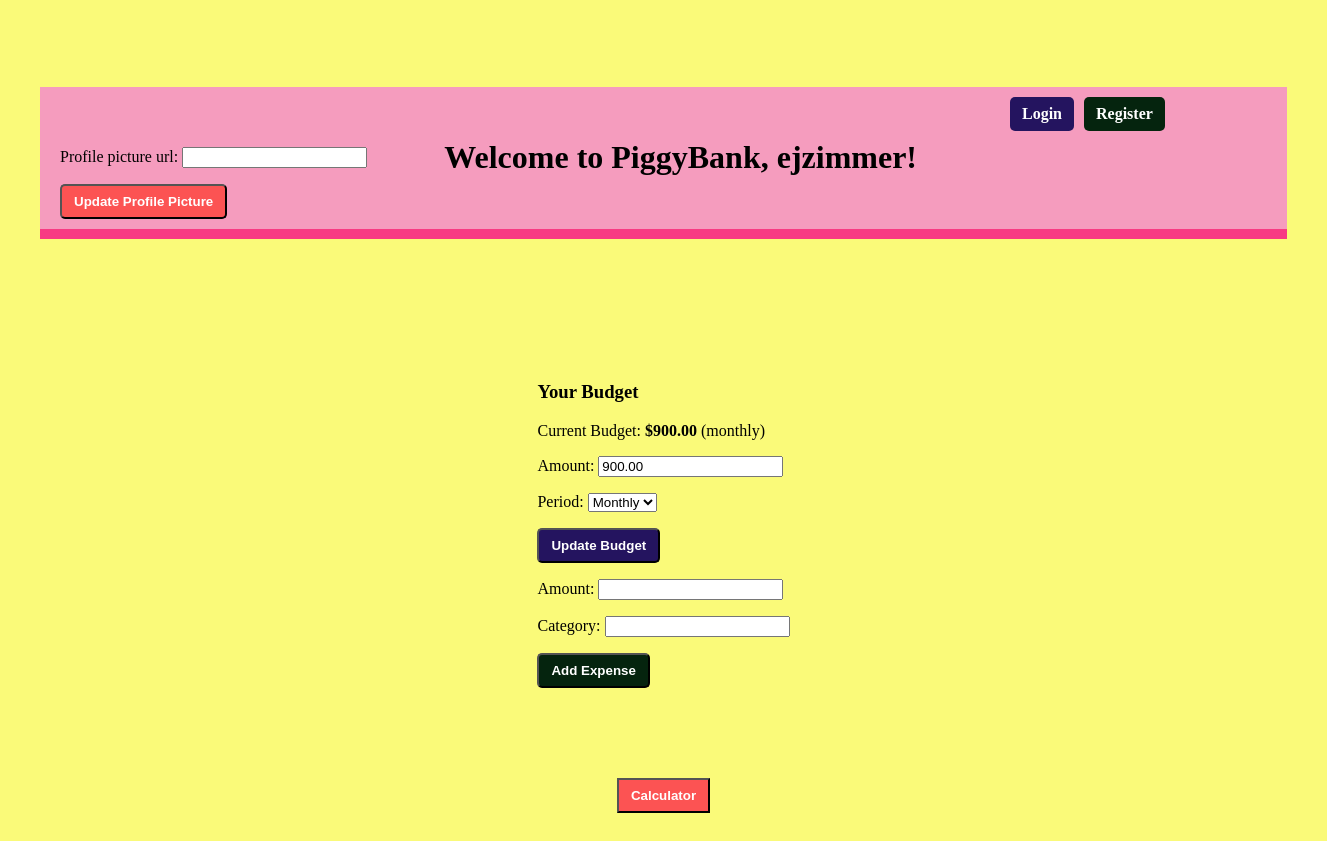
The page /budget_app/budget/ (signed in) on the database as committed earlier.
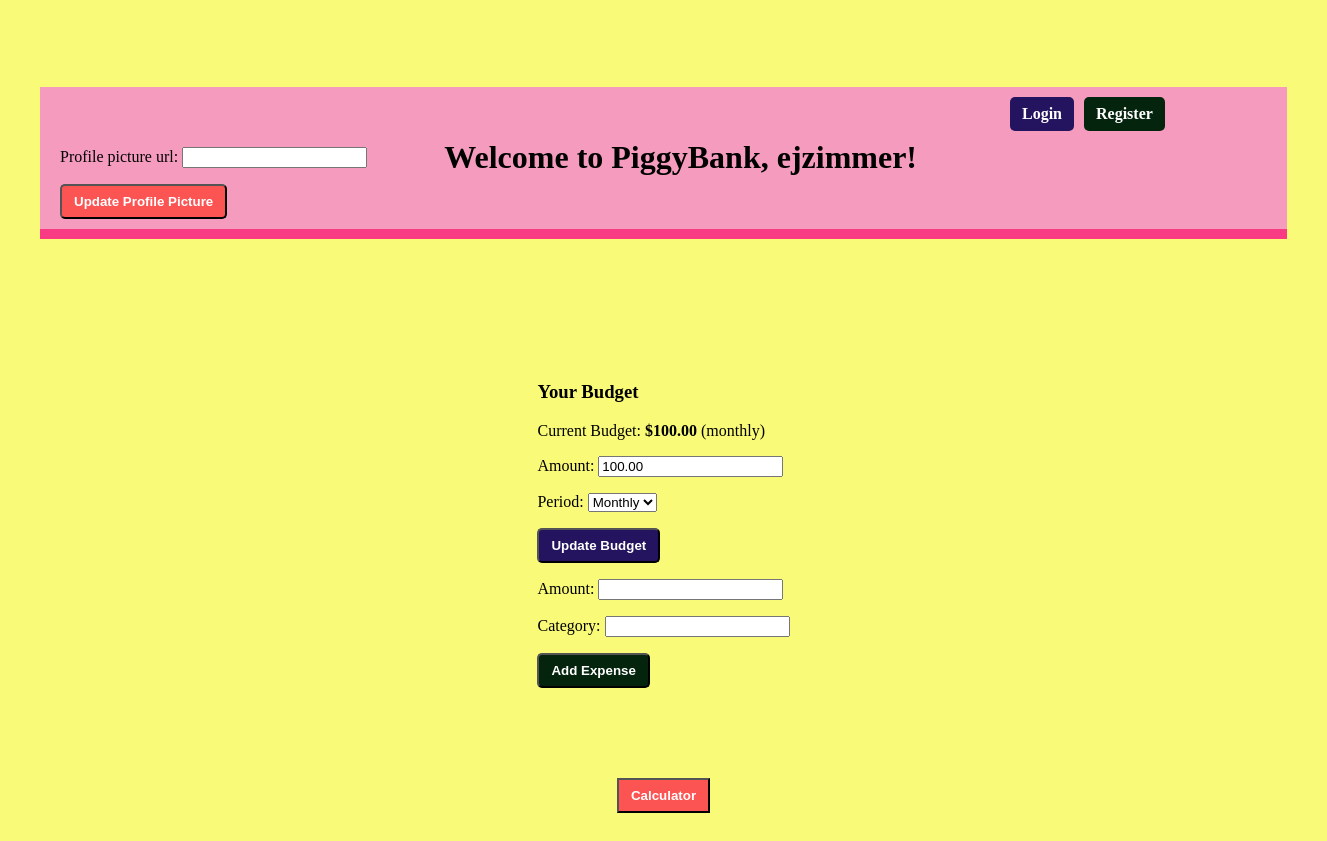
The same page on the database as committed later.
### budget_app/models.py (models this page shows, shortened)
class Budget(models.Model):
    user = models.OneToOneField(User, on_delete=models.CASCADE)
    amount = models.DecimalField(max_digits=10, decimal_places=2, null=True, blank=True)
    period = models.CharField(max_length=50, choices=[('weekly', 'Weekly'), ('monthly', 'Monthly'), ('yearly', 'Yearly')])
    profile_picture_url = models.URLField(blank=True, null=True)

### budget_app/views.py (the view)
# urls.py: path('budget/', budget_view, name='home'),
@login_required(login_url='login') #requires users to be logged in to use the app
def budget_view(request): #Creates the budget, expenses, and the profile pic
    budget, created = Budget.objects.get_or_create(user=request.user, defaults={'amount': 0.00})
    form = BudgetForm(instance=budget)
    expense_form = ExpenseForm()
    profile_form = ProfilePictureForm(instance=budget)
    if request.method == 'POST':
        if 'update_budget' in request.POST:
            form = BudgetForm(request.POST, instance=budget)
            if form.is_valid():
                form.save()
            else:
                 messages.error(request, "Failed to update budget.") #error handling
            return redirect('home')
        elif 'add_expense' in request.POST:
            expense_form = ExpenseForm(request.POST)
            if expense_form.is_valid():
                expense = expense_form.save(commit=False)
                expense.budget = budget
                expense.save()
                budget.amount -= expense.amount #subtracts the expense from the budget
                budget.save()
            else:
                messages.error(request, "Failed to add expense.") #error handling
            return redirect('home')
        elif 'update_profile_pic' in request.POST:
            profile_form = ProfilePictureForm(request.POST, instance=budget)
            if profile_form.is_valid():
                profile_form.save()
            else:
                messages.error(request, "Failed to update profile picture.") #error handling
            return redirect('home')
    else:
        form = BudgetForm(instance=budget)
        expense_form = ExpenseForm()
        profile_form = ProfilePictureForm(instance=budget)
    expenses = Expense.objects.filter(budget=budget)
    return render(request, 'budget_app/home.html', {
        'expense_form': expense_form,
        'expenses': expenses,
        'form': form,
        'budget': budget,
        'profile_form': profile_form
    })

### budget_app/forms.py
class ExpenseForm(forms.ModelForm):
    class Meta:
        model = Expense
        fields = ['amount', 'category']

class BudgetForm(forms.ModelForm):
    class Meta:
        model = Budget
        fields = ['amount', 'period']

### budget_app/templates/budget_app/home.html (shortened to what this page needs)
{% load static %}
<!DOCTYPE html>
<html lang="en">
<head>
<link rel="stylesheet" href="{% static 'budget_app/css/budget.css' %}">
</head>
<body class="background">
    <div class="header">
      <div class="bar">
        <div class="prof">
          <div class="button-pos">
            <a href="{% url 'login' %}" class="button1">Login</a>
            <a href="{% url 'register' %}" class="button2">Register</a>
          </div>
          <form method="POST">
            {{ profile_form.as_p }}
            <button type="submit" name="update_profile_pic" class="calc-button">Update Profile Picture</button>
          </form>
        </div>
        <h1 class="welcome">Welcome to PiggyBank, {{ user.username }}!</h1>
      </div>
    </div>
    <div class="pos">
        <h3>Your Budget</h3>
        <p>Current Budget: <strong>${{ budget.amount }}</strong> ({{ budget.period }})</p>
        <form method="POST" action="{% url 'home' %}">
        {{ form.as_p }}
        <button type="submit" name="update_budget" class="button1">Update Budget</button>
        </form>
        <form method="POST" action="{% url 'home' %}">
        {{ expense_form.as_p }}
        <button type="submit" name="add_expense" class="button2">Add Expense</button>
        </form>
    </div>
    <div>
        <button onclick="toggleCalculator()" style="background-color: #fc5353; color: white; padding: 8px 12px; font-weight: bold;">Calculator</button>
    </div>
</body>
</html>

### budget_app/static/budget_app/css/budget.css (style rules this page uses)
.background { background-color: rgb(250, 250, 121); margin: 0; padding: 50px; min-height: 100vh; display: grid; place-items: center; position: relative; }
.header { width: 100%; padding: 10px; border-bottom: 10px solid #f83b83; background-color: #f59cbe; }
.bar { justify-content: space-between; display: flex; align-items: center; padding: 0 10px; }
.welcome { position: relative; right: 350px; }
.button-pos { position: relative; top: 0; left: 950px; display: flex; gap: 10px; }
.button1 { text-decoration: none; padding: 8px 12px; background-color: #24145f; color: white; border-radius: 5px; font-weight: bold; display: inline-block; }
.button2 { text-decoration: none; padding: 8px 12px; background-color: #05240e; color: white; border-radius: 5px; font-weight: bold; display: inline-block; }
.calc-button { text-decoration: none; padding: 8px 12px; background-color: #fc5353; color: white; border-radius: 5px; font-weight: bold; display: inline-block; }
.pos { margin-top: 50px; }
.prof { position: relative; top: 0; margin-right: auto; }

Rows that differ between the two databases and show on the page:
changed Budget "monthly": amount "900.00" → "100.00"
